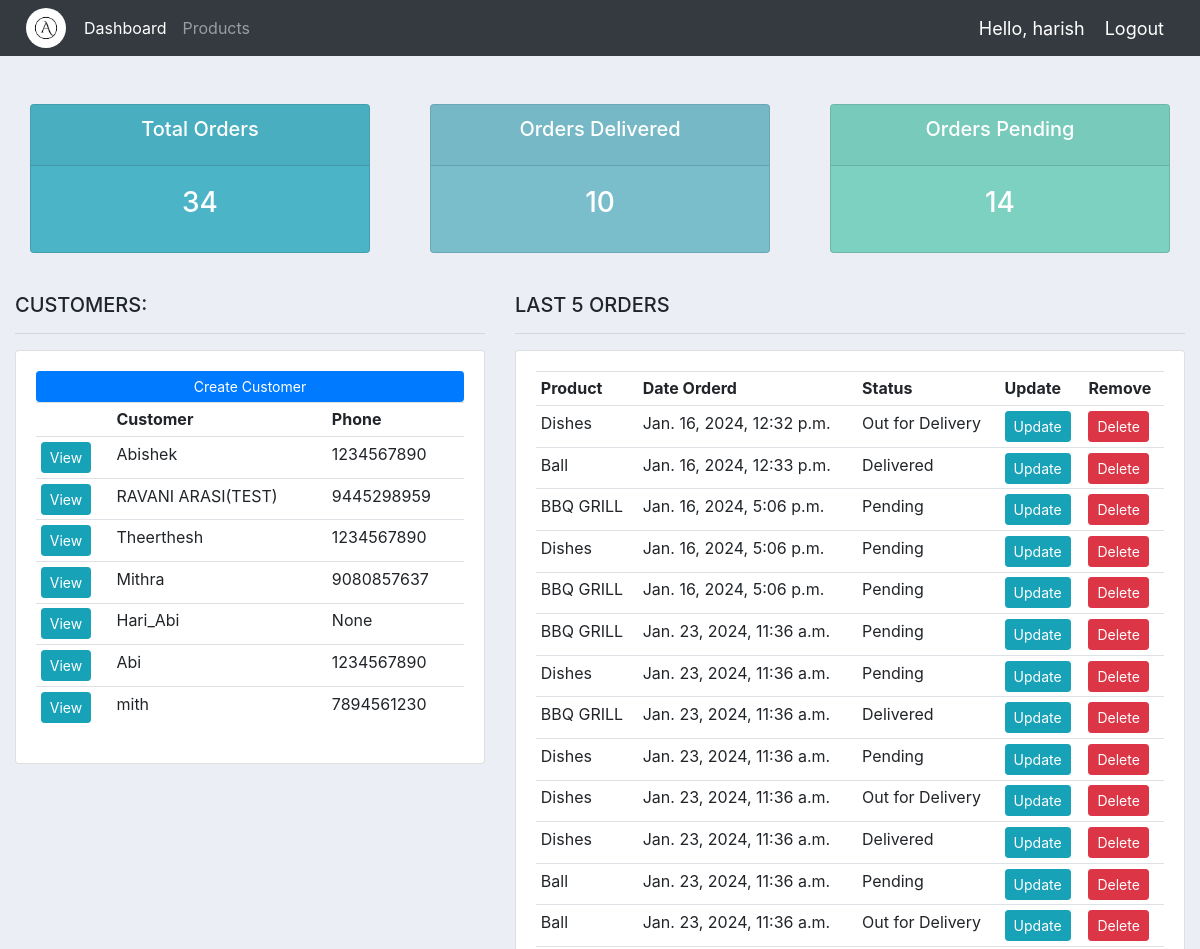
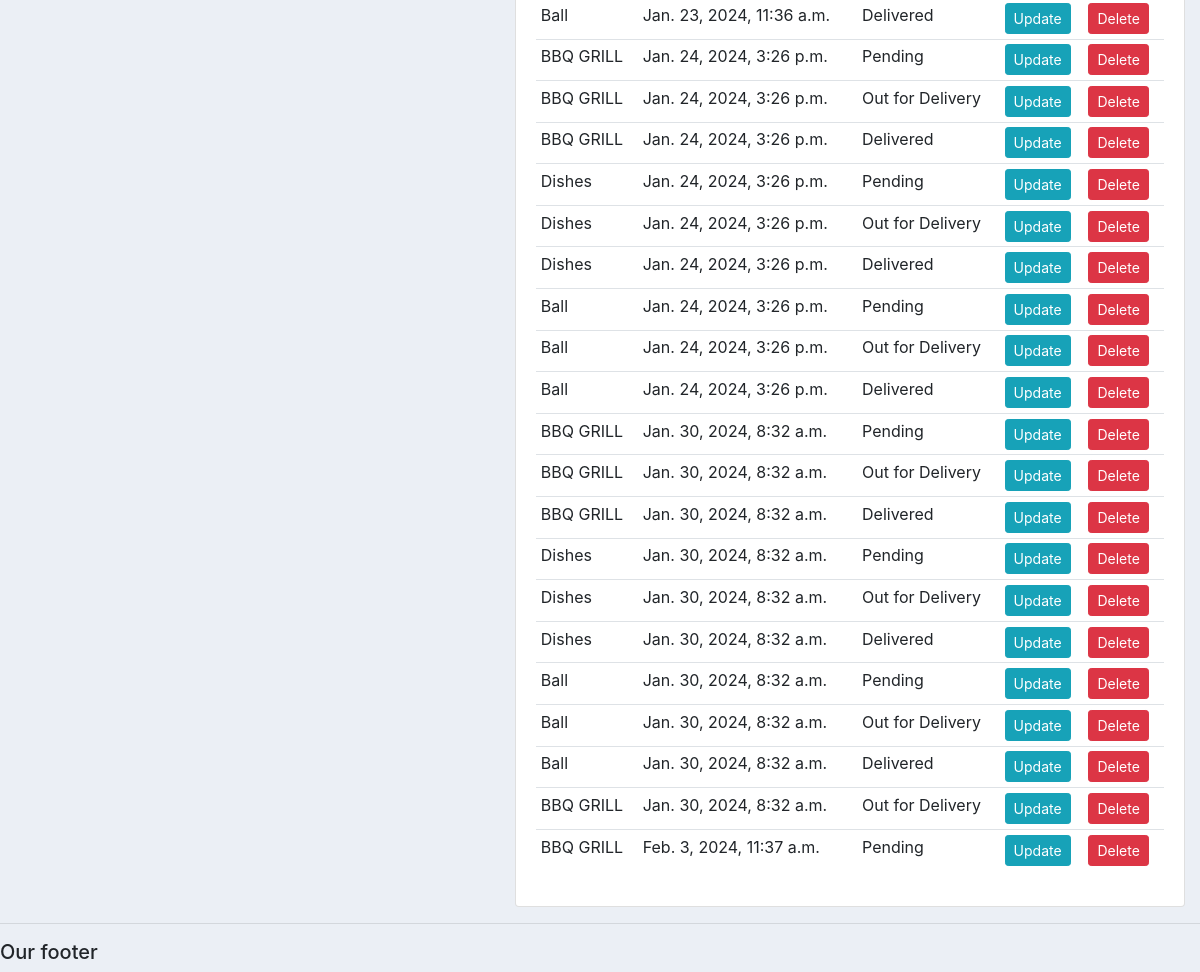
The app's page / (signed in) with its own data (2 pictures, top to bottom).
### accounts/models.py (models this page shows, shortened)
class Customer(models.Model):
  user= models.OneToOneField(User,null=True,blank=True,on_delete=models.CASCADE)
  name=models.CharField(max_length=200, null=True)
  phone=models.CharField(max_length=200, null=True)
  email=models.CharField(max_length=200, null=True)
  profile_pic=models.ImageField(default="profile.png",null=True,blank=True)
  date_created=models.DateTimeField(auto_now_add=True, null=True)

class Order(models.Model):
  STATUS= (
    ('Pending','Pending'),
    ('Out for Delivery','Out for Delivery'),
    ('Delivered','Delivered'),
  )
  customer= models.ForeignKey(Customer, null=True, on_delete=models.SET_NULL)
  product= models.ForeignKey(Product,null=True,on_delete=models.SET_NULL)
  date_created=models.DateTimeField(auto_now_add=True,null=True)
  status=models.CharField(max_length=200, null=True,choices=STATUS)
  note=models.CharField(max_length=1000,null=True)

class Product(models.Model):
  CATEGORY=(
    ('Indoor','Indoor'),
    ('Outdoor','Outdoor'),
  )
  name=models.CharField(max_length=200, null=True)
  price=models.FloatField(max_length=200, null=True)
  category=models.CharField(max_length=200,null=True,choices=CATEGORY)
  description=models.CharField(max_length=200, null=True, blank=True)
  date_created=models.DateTimeField(auto_now_add=True,null=True)
  tag=models.ManyToManyField(Tag)
  def __str__(self):
    return self.name

### accounts/decorators.py (the view)
  def wrapper_func(request,*args,**kwargs):
    group = None
    if request.user.groups.exists():
      group=request.user.groups.all()[0].name
    if group == 'customer':
      return redirect('user-page')
    if group == 'admin':
      return view_func(request,*args,**kwargs)

### accounts/views.py (called while the page is built)
@login_required(login_url='login')
@admin_only
def home(request):
  orders=Order.objects.all()
  customers=Customer.objects.all()
  total_customers=customers.count()
  total_orders=orders.count()
  delivered=orders.filter(status='Delivered').count()
  pending=orders.filter(status='Pending').count()
  context={'orders':orders,'customers':customers,'total_orders':total_orders,'delivered':delivered,'pending':pending}
  return render(request,'./accounts/dashboard.html',context)

### accounts/templates/accounts/dashboard.html
{% extends "accounts/main.html" %} {% block content %}
<br />
{% include "accounts/status.html" %}
<br />
<div class="row">
  <div class="col-md-5">
    <h5>CUSTOMERS:</h5>
    <hr />
    <div class="card card-body">
      <a class="btn btn-primary btn-sm btn-block" href="">Create Customer</a>
      <table class="table table-sm">
        <tr>
          <th></th>
          <th>Customer</th>
          <th>Phone</th>
        </tr>
        {% for customer in customers %}
        <tr>
          <td>
            <a
              class="btn btn-sm btn-info"
              href="{% url 'customer' customer.id %}"
              >View</a
            >
          </td>
          <td>{{customer.name}}</td>
          <td>{{customer.phone}}</td>
        </tr>
        {% endfor %}
      </table>
    </div>
  </div>
  <div class="col-md-7">
    <h5>LAST 5 ORDERS</h5>
    <hr />
    <div class="card card-body">
      <table class="table table-sm">
        <tr>
          <th>Product</th>
          <th>Date Orderd</th>
          <th>Status</th>
          <th>Update</th>
          <th>Remove</th>
        </tr>
        {% for order in orders %}
        <tr>
          <td>{{order.product}}</td>
          <td>{{order.date_created}}</td>
          <td>{{order.status}}</td>
          <td>
            <a class="btn btn-sm btn-info" href="{% url 'update' order.id %}"
              >Update</a
            >
          </td>
          <td>
            <a
              class="btn btn-sm btn-danger"
              href="{% url 'delete_order' order.id %}"
              >Delete</a
            >
          </td>
        </tr>
        {% endfor %}
      </table>
    </div>
  </div>
</div>
{% endblock %}

### accounts/templates/accounts/main.html (shortened to what this page needs)
{% load static %}
<!DOCTYPE html>
<html>
  <head>
    <link
      rel="stylesheet"
      href="https://stackpath.bootstrapcdn.com/bootstrap/4.3.1/css/bootstrap.min.css"
    />
    <link
      rel="stylesheet"
      type="text/css"
      href="{% static '/css/main.css' %}"
    />
  </head>
  <body>
    {% include 'accounts/navbar.html' %}
    <div class="container-fluid">{% block content %} {% endblock %}</div>
    <hr />
    <h5>Our footer</h5>
  </body>
</html>

### accounts/templates/accounts/navbar.html (shortened to what this page needs)
{% load static %}
<nav class="navbar navbar-expand-lg navbar-dark bg-dark">
  <img src="{% static 'images/logo.png' %}" id="logo" />
  <div class="collapse navbar-collapse" id="navbarNav">
    <ul class="navbar-nav">
      {% if request.user.is_staff %}
      <li class="nav-item active">
        <a class="nav-link" href="{% url 'home' %}">Dashboard</a>
      </li>
      <li class="nav-item">
        <a class="nav-link" href="{% url 'products' %}">Products</a>
      </li>
      {% else %}
      <li class="nav-item">
        <a class="nav-link" href="{% url 'account' %}">Settings</a>
      </li>
      {% endif %}
    </ul>
  </div>
  <span class="hello-msg">Hello, {{request.user}}</span>
  <span><a class="hello-msg" href="{% url 'logout' %}">Logout</a></span>
</nav>

### accounts/templates/accounts/status.html
<br />
<div class="row">
  <div class="col">
    <div class="col-md">
      <div class="card text-center text-white mb-3" id="total-orders">
        <div class="card-header">
          <h5 class="card-title">Total Orders</h5>
        </div>
        <div class="card-body">
          <h3 class="card-title">{{total_orders}}</h3>
        </div>
      </div>
    </div>
  </div>
  <div class="col">
    <div class="col-md">
      <div class="card text-center text-white mb-3" id="orders-delivered">
        <div class="card-header">
          <h5 class="card-title">Orders Delivered</h5>
        </div>
        <div class="card-body">
          <h3 class="card-title">{{delivered}}</h3>
        </div>
      </div>
    </div>
  </div>
  <div class="col">
    <div class="col-md">
      <div class="card text-center text-white mb-3" id="orders-pending">
        <div class="card-header">
          <h5 class="card-title">Orders Pending</h5>
        </div>
        <div class="card-body">
          <h3 class="card-title">{{pending}}</h3>
        </div>
      </div>
    </div>
  </div>
</div>

### static/css/main.css (style rules this page uses)
#logo { border-radius: 50%; width: 40px; margin-left: 10px; margin-right: 10px; }
body { background-color: #ebeff5; }
#total-orders { background-color: #4cb4c7; }
#orders-delivered { background-color: #7abecc; }
#orders-pending { background-color: #7cd1c0; }

### accounts/templates/accounts/navbar.html (style rules this page uses)
.hello-msg { font-size: 18px; color: #fff; margin-right: 20px; }
#logo { border-radius: 50%; width: 40px; margin-left: 10px; margin-right: 10px; }

### records on screen
Customer: name "Abishek", phone "1234567890"
Customer: name "RAVANI ARASI(TEST)", phone "9445298959"
Customer: name "Theerthesh", phone "1234567890"
Customer: name "Mithra", phone "9080857637"
Customer: name "Hari_Abi", phone "None"
Customer: name "Abi", phone "1234567890"
Customer: name "mith", phone "7894561230"
Order: product "Dishes", date_created "Jan. 16, 2024, 12:32 p.m.", status "Out for Delivery"
Order: product "Ball", date_created "Jan. 16, 2024, 12:33 p.m.", status "Delivered"
Order: product "BBQ GRILL", date_created "Jan. 16, 2024, 5:06 p.m.", status "Pending"
Order: product "Dishes", date_created "Jan. 16, 2024, 5:06 p.m.", status "Pending"
Order: product "BBQ GRILL", date_created "Jan. 16, 2024, 5:06 p.m.", status "Pending"
Order: product "BBQ GRILL", date_created "Jan. 23, 2024, 11:36 a.m.", status "Pending"
Order: product "Dishes", date_created "Jan. 23, 2024, 11:36 a.m.", status "Pending"
Order: product "BBQ GRILL", date_created "Jan. 23, 2024, 11:36 a.m.", status "Delivered"
Order: product "Dishes", date_created "Jan. 23, 2024, 11:36 a.m.", status "Pending"
Order: product "Dishes", date_created "Jan. 23, 2024, 11:36 a.m.", status "Out for Delivery"
Order: product "Dishes", date_created "Jan. 23, 2024, 11:36 a.m.", status "Delivered"
Order: product "Ball", date_created "Jan. 23, 2024, 11:36 a.m.", status "Pending"
Order: product "Ball", date_created "Jan. 23, 2024, 11:36 a.m.", status "Out for Delivery"
Order: product "Ball", date_created "Jan. 23, 2024, 11:36 a.m.", status "Delivered"
Order: product "BBQ GRILL", date_created "Jan. 24, 2024, 3:26 p.m.", status "Pending"
Order: product "BBQ GRILL", date_created "Jan. 24, 2024, 3:26 p.m.", status "Out for Delivery"
Order: product "BBQ GRILL", date_created "Jan. 24, 2024, 3:26 p.m.", status "Delivered"
Order: product "Dishes", date_created "Jan. 24, 2024, 3:26 p.m.", status "Pending"
Order: product "Dishes", date_created "Jan. 24, 2024, 3:26 p.m.", status "Out for Delivery"
Order: product "Dishes", date_created "Jan. 24, 2024, 3:26 p.m.", status "Delivered"
Order: product "Ball", date_created "Jan. 24, 2024, 3:26 p.m.", status "Pending"
Order: product "Ball", date_created "Jan. 24, 2024, 3:26 p.m.", status "Out for Delivery"
Order: product "Ball", date_created "Jan. 24, 2024, 3:26 p.m.", status "Delivered"
Order: product "BBQ GRILL", date_created "Jan. 30, 2024, 8:32 a.m.", status "Pending"
Order: product "BBQ GRILL", date_created "Jan. 30, 2024, 8:32 a.m.", status "Out for Delivery"
Order: product "BBQ GRILL", date_created "Jan. 30, 2024, 8:32 a.m.", status "Delivered"
Order: product "Dishes", date_created "Jan. 30, 2024, 8:32 a.m.", status "Pending"
Order: product "Dishes", date_created "Jan. 30, 2024, 8:32 a.m.", status "Out for Delivery"
Order: product "Dishes", date_created "Jan. 30, 2024, 8:32 a.m.", status "Delivered"
Order: product "Ball", date_created "Jan. 30, 2024, 8:32 a.m.", status "Pending"
Order: product "Ball", date_created "Jan. 30, 2024, 8:32 a.m.", status "Out for Delivery"
Order: product "Ball", date_created "Jan. 30, 2024, 8:32 a.m.", status "Delivered"
Order: product "BBQ GRILL", date_created "Jan. 30, 2024, 8:32 a.m.", status "Out for Delivery"
Order: product "BBQ GRILL", date_created "Feb. 3, 2024, 11:37 a.m.", status "Pending"

### other values on screen
{{ request.user }} "harish"
{{ total_orders }} "34"
{{ delivered }} "10"
{{ pending }} "14"
